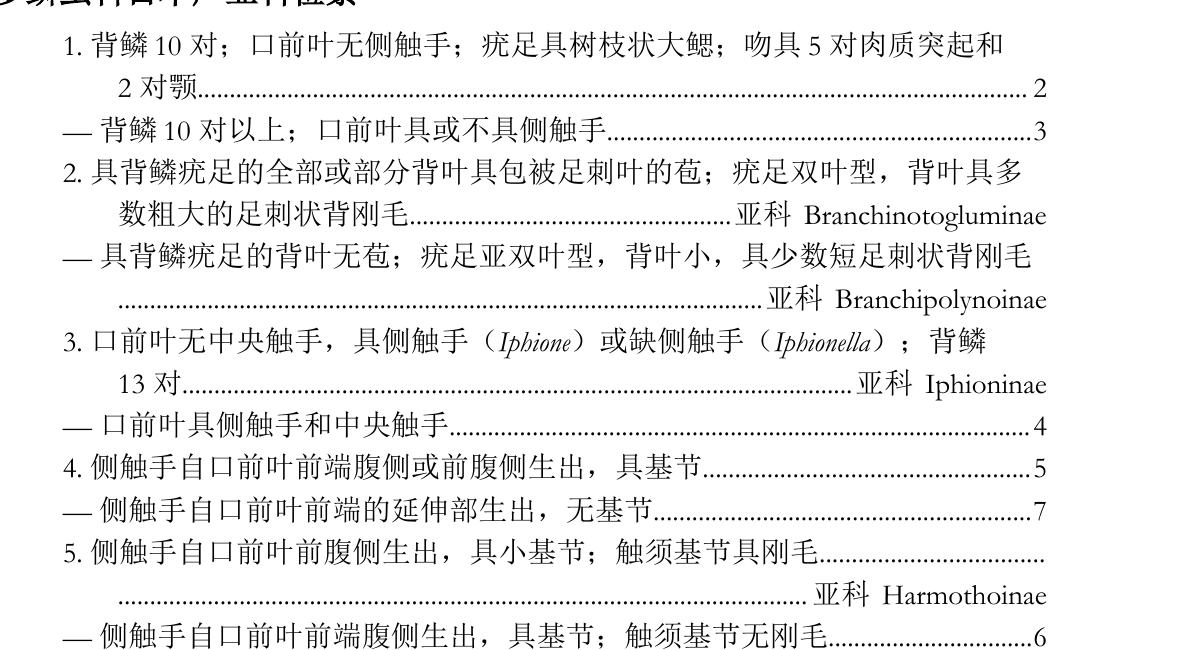
#> input picture test-keys/imajima_keys/crop-3.png, 1189 x 650 px
$ python -i scanfigures.py   (imports and definitions only)
#> lines starting #> are read from the running program, lines starting #| are printed output that depends on the picture; after the words box and inside, x2 and y2 are one past the last pixel; in counts of white or black regions, pixels touching at a corner belong together
#> further down, picture is the input picture: shape (650, 1189); min 0, max 255, mean 239.7
"""Figure-region detection on scanned (image-only) pages.

Image-only PDFs have no text layer and the page is one big picture, so placement
based extraction (pdffigures) returns whole pages.  Here the page is rendered,
binarised and split by connected components: text glyphs are small, figure
strokes form large components.  Large components seed a figure; ink within
`gap` px of a seed is merged into it (panel letters, label text); a figure box
is the union.  Boxes are returned in page pixels at the render DPI.
"""
from __future__ import annotations

from dataclasses import dataclass

import cv2
import numpy as np

DPI = 150


@dataclass
class Box:
    x0: int
    y0: int
    x1: int
    y1: int

    @property
    def w(self) -> int:
        return self.x1 - self.x0

    @property
    def h(self) -> int:
        return self.y1 - self.y0


def render_gray(page, dpi: int = DPI) -> np.ndarray:
    pix = page.get_pixmap(dpi=dpi, colorspace="gray", alpha=False)
    return np.frombuffer(pix.samples, np.uint8).reshape(pix.h, pix.w).copy()


def find_figures(gray: np.ndarray, dpi: int = DPI, big_mm: float = 7.0, gap_mm: float = 6.0,
                 min_area_mm2: float = 600.0, lenient: bool = False) -> list[Box]:
#> called with dpi = 150, big_mm = 7, gap_mm = 6, min_area_mm2 = 600, lenient = False
    px_mm = dpi / 25.4
    h, w = gray.shape
#> h = 650; w = 1189
    bw = (cv2.adaptiveThreshold(gray, 255, cv2.ADAPTIVE_THRESH_MEAN_C, cv2.THRESH_BINARY_INV, 41, 18))
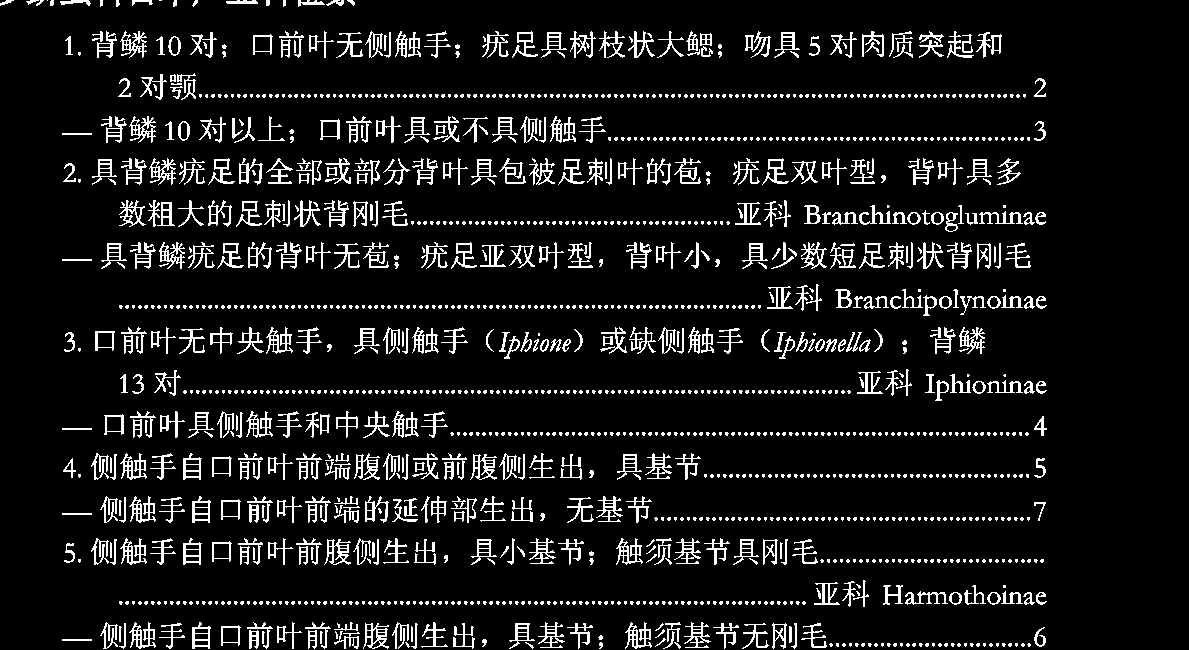
#> bw: shape (650, 1189); 9.1% white in thin lines or dots, all inside (x1, y1, x2, y2) = (0, 0, 1047, 649)
    # drop page-border dirt
    m = int(6 * px_mm)
    bw[:m, :] = 0
    bw[-m:, :] = 0
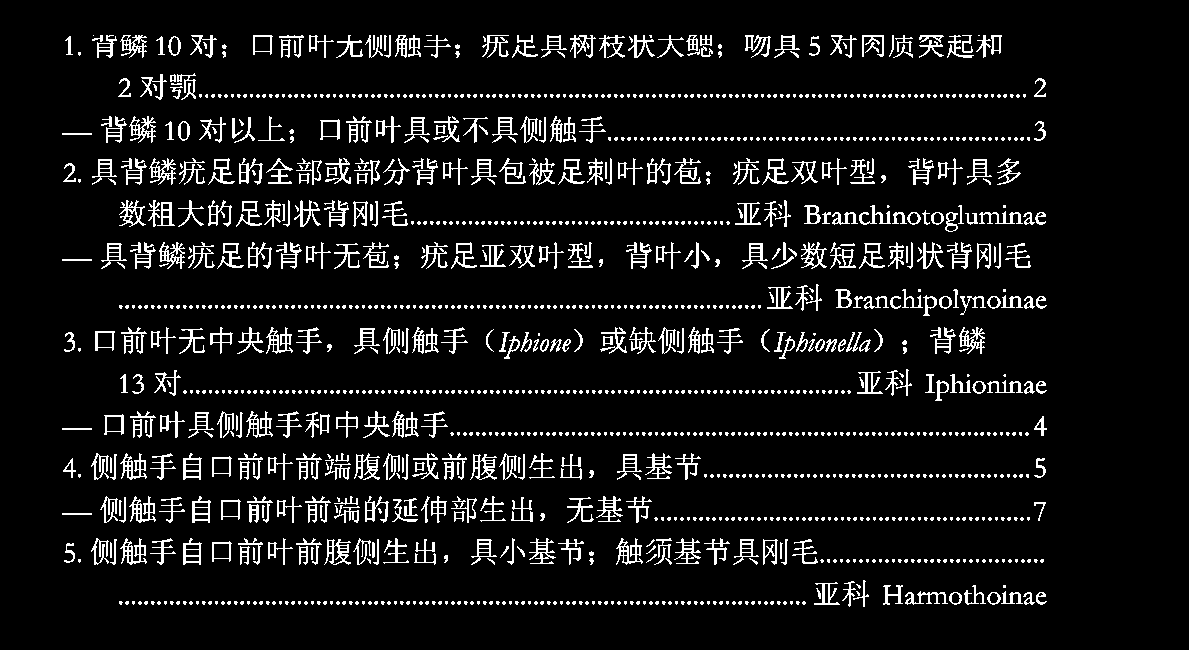
#> bw: shape (650, 1189); 8.2% white in thin lines or dots, all inside (x1, y1, x2, y2) = (62, 35, 1047, 607)
    bw[:, :m] = 0
    bw[:, -m:] = 0
    bw = cv2.morphologyEx(bw, cv2.MORPH_OPEN, np.ones((2, 2), np.uint8))
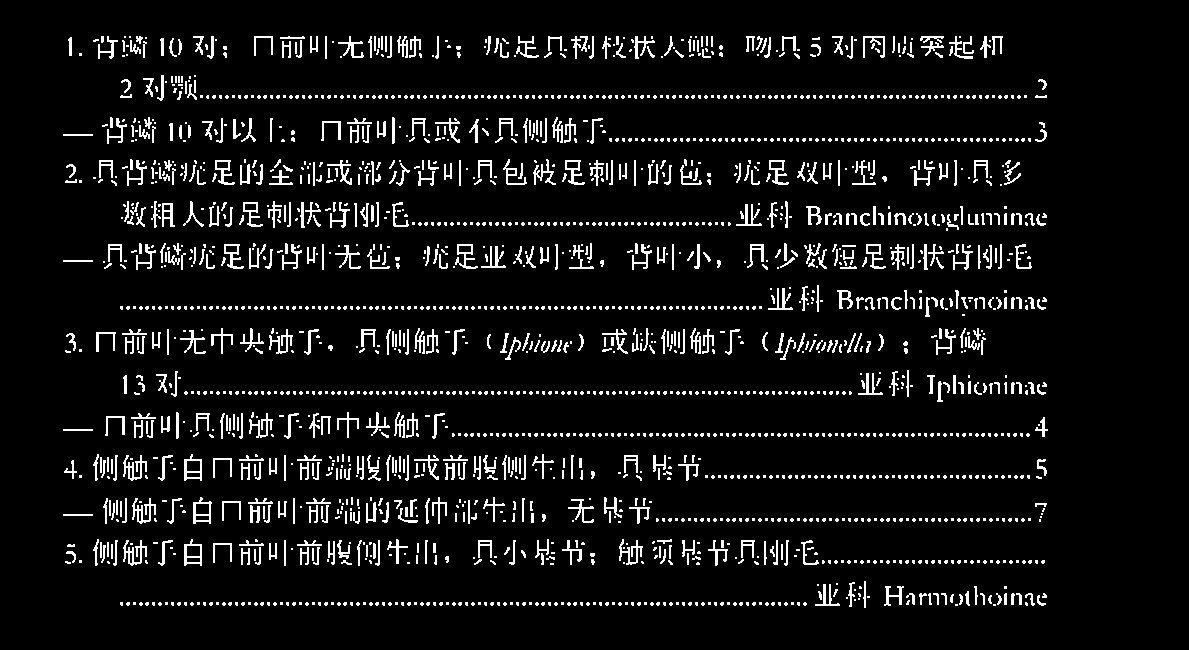
#> bw: shape (650, 1189); 7% white in thin lines or dots, all inside (x1, y1, x2, y2) = (63, 36, 1048, 608)
    n, lab, st, _ = cv2.connectedComponentsWithStats(bw, connectivity=8)
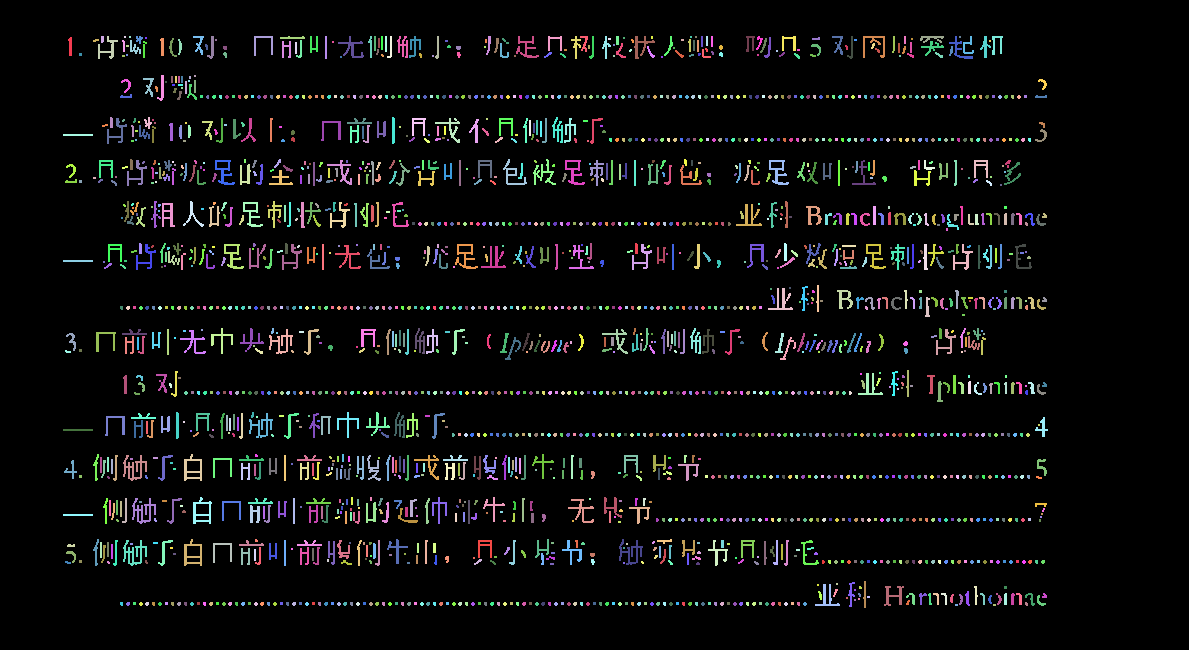
#> lab: shape (650, 1189) int32; 2049 distinct labels, from 0 to 2048; one colour per label, 0 black
#> n = 2049; st = 2049 rows, first 6: [0, 0, 1189, 650, 718502], [68, 37, 4, 19, 58], [101, 36, 3, 7, 20], [98, 36, 20, 23, 135], [124, 36, 2, 2, 4], [129, 36, 2, 2, 4]
    big = int(big_mm * px_mm)
    seed = np.zeros_like(bw)
    for i in range(1, n):
        x, y, cw, ch, area = st[i]
        if max(cw, ch) >= big and area >= 0.02 * cw * ch and not (ch < 0.12 * big and cw > 3 * big):
            seed[lab == i] = 255
#> this loop made 2048 passes
#> seed: shape (650, 1189); every value is 0
    if not seed.any():
        return []
    gap = int(gap_mm * px_mm)
    grow = cv2.dilate(seed, cv2.getStructuringElement(cv2.MORPH_ELLIPSE, (2 * gap + 1, 2 * gap + 1)))
    n2, lab2, st2, _ = cv2.connectedComponentsWithStats(grow, connectivity=8)
    boxes: list[Box] = []
    for i in range(1, n2):
        x, y, cw, ch, _a = st2[i]
        in_reg = (lab2 == i)
        sy, sx = np.where(in_reg & (seed > 0))
        if len(sx) == 0:
            continue
        x0, y0, x1, y1 = int(sx.min()), int(sy.min()), int(sx.max()) + 1, int(sy.max()) + 1
        sx0, sy0, sx1, sy1 = x0, y0, x1, y1
        # small ink near the seeds: isolated glyphs (panel letters A, B...) belong to the
        # figure; words/lines (the printed caption) do not.
        small = ((in_reg & (bw > 0)) & (seed == 0)).astype(np.uint8) * 255
        wide = cv2.dilate(small, cv2.getStructuringElement(cv2.MORPH_RECT, (int(3 * px_mm) | 1, 3)))
        n3, _l3, st3, _ = cv2.connectedComponentsWithStats(wide, connectivity=8)
        cand = [tuple(int(v) for v in st3[j][:4]) for j in range(1, n3)
                if st3[j][2] <= 12 * px_mm and st3[j][3] <= 9 * px_mm]
        near = 9 * px_mm
        for bx, by, bw_, bh_ in cand:
            # a word of a caption line has neighbours on its row; a panel letter has none
            lonely = not any(
                (ox, oy, ow, oh) != (bx, by, bw_, bh_)
                and abs((oy + oh / 2) - (by + bh_ / 2)) < max(bh_, oh)
                and (ox - (bx + bw_) < near and bx - (ox + ow) < near)
                for ox, oy, ow, oh in cand)
            # panel letters sit at the plate edge; glyphs well outside the seed box are caption text
            slack = 3 * px_mm
            inside = (bx > sx0 - slack and by > sy0 - slack and bx + bw_ < sx1 + slack and by + bh_ < sy1 + slack)
            if lonely and inside:
                x0, y0, x1, y1 = min(x0, bx), min(y0, by), max(x1, bx + bw_), max(y1, by + bh_)
        b = Box(x0, y0, x1, y1)
        if lenient or ((b.w / px_mm) * (b.h / px_mm) >= min_area_mm2 and b.w > 15 * px_mm and b.h > 15 * px_mm):
            boxes.append(b)
    # panels of one plate: merge boxes that overlap or sit side by side
    hx, hy = int(16 * px_mm), int(4 * px_mm)
    merged = True
    while merged:
        merged = False
        for i in range(len(boxes)):
            for j in range(i + 1, len(boxes)):
                a, c = boxes[i], boxes[j]
                if a.x0 - hx < c.x1 and c.x0 - hx < a.x1 and a.y0 - hy < c.y1 and c.y0 - hy < a.y1:
                    boxes[i] = Box(min(a.x0, c.x0), min(a.y0, c.y0), max(a.x1, c.x1), max(a.y1, c.y1))
                    del boxes[j]
                    merged = True
                    break
            if merged:
                break
    boxes.sort(key=lambda b: (b.y0, b.x0))
    return boxes


# [68 lines left out: functions _label_of, scan_pdf, not called in this run]

>>> import cv2
>>> picture = cv2.imread('../test-keys/imajima_keys/crop-3.png', cv2.IMREAD_GRAYSCALE)
>>> result = find_figures(picture)
#> result = []

$ run again, on test-keys/imajima_keys/pg-2001-3.png
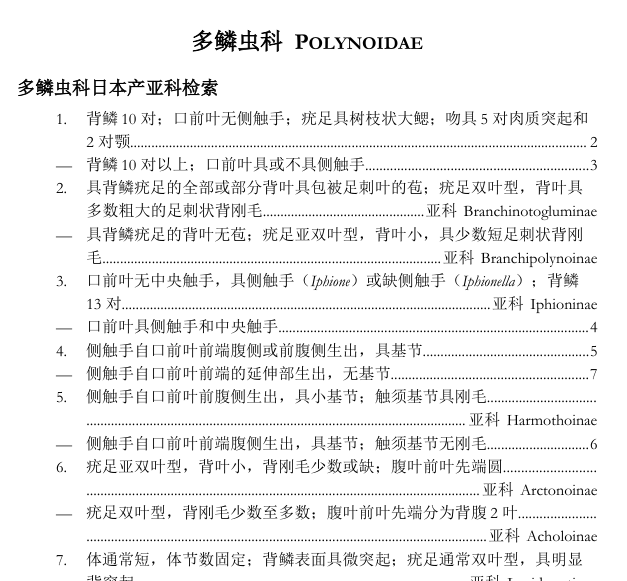
#> input picture test-keys/imajima_keys/pg-2001-3.png, 627 x 581 px
#> picture is the input picture: shape (581, 627); min 0, max 255, mean 240.5
#> in find_figures, `bw = (cv2.adaptiveThreshold(gray, 255, cv2.ADAPTIVE_THRESH_MEAN_C, cv2..`:
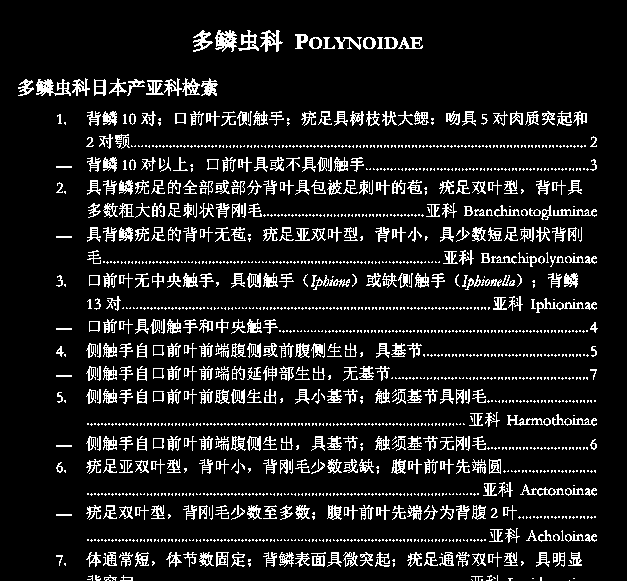
#> bw: shape (581, 627); 10.9% white in thin lines or dots, all inside (x1, y1, x2, y2) = (18, 30, 598, 581)
#> in find_figures, `n, lab, st, _ = cv2.connectedComponentsWithStats(bw, connectivity=8)`:
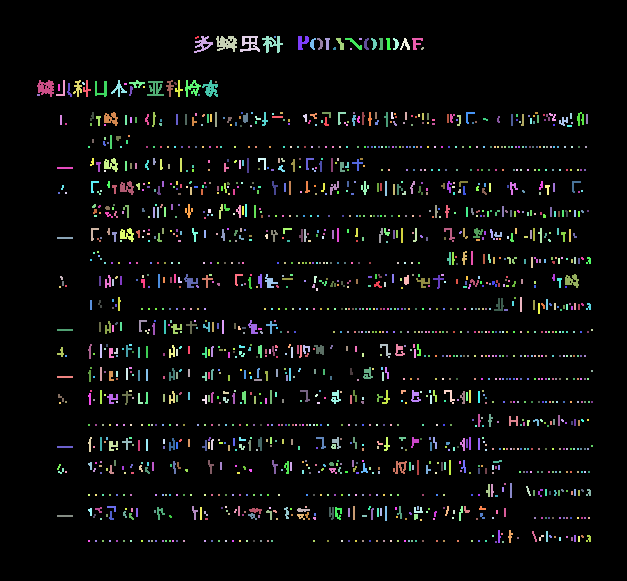
#> lab: shape (581, 627) int32; 1741 distinct labels, from 0 to 1740; one colour per label, 0 black
#> n = 1741; st = 1741 rows, first 6: [0, 0, 627, 581, 343031], [195, 36, 4, 3, 8], [194, 36, 19, 17, 135], [216, 36, 21, 16, 214], [240, 36, 20, 16, 164], [262, 36, 21, 17, 168]
#> the loop in find_figures, `for i in range(1, n):` made 1740 passes
#> result = []

$ run again, on test-keys/imajima_keys/pg-2001-4.png
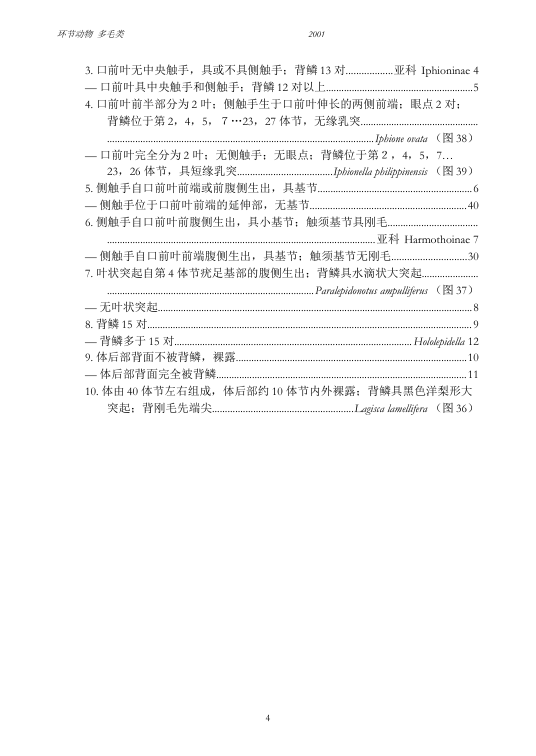
#> input picture test-keys/imajima_keys/pg-2001-4.png, 536 x 756 px
#> picture is the input picture: shape (756, 536); min 1, max 255, mean 249
#> in find_figures, `bw = (cv2.adaptiveThreshold(gray, 255, cv2.ADAPTIVE_THRESH_MEAN_C, cv2..`:
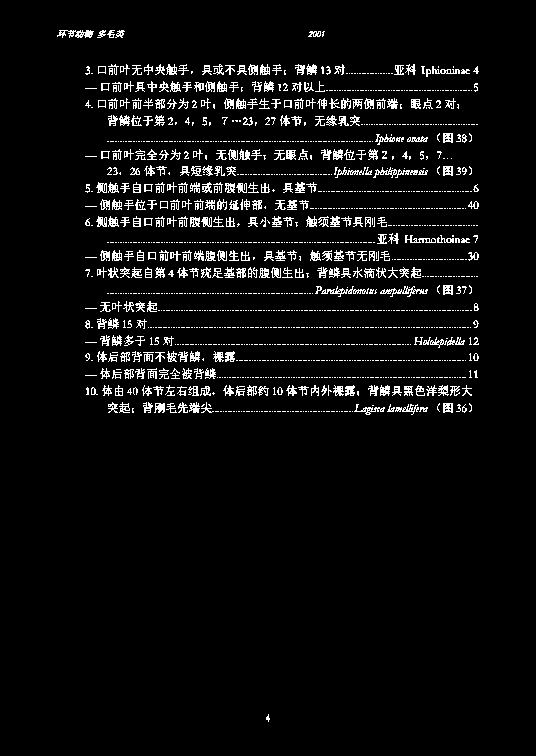
#> bw: shape (756, 536); 5.2% white in thin lines or dots, all inside (x1, y1, x2, y2) = (57, 30, 479, 722)
#> in find_figures, `n, lab, st, _ = cv2.connectedComponentsWithStats(bw, connectivity=8)`:
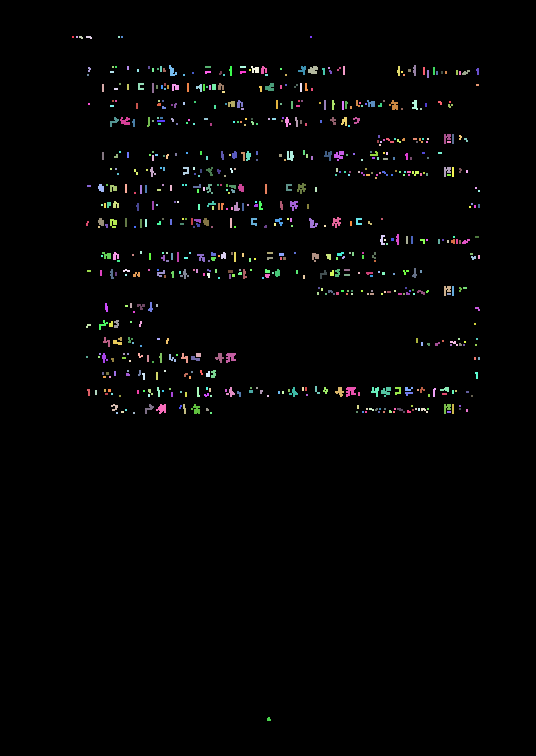
#> lab: shape (756, 536) int32; 700 distinct labels, from 0 to 699; one colour per label, 0 black
#> n = 700; st = 700 rows, first 6: [0, 0, 536, 756, 396528], [72, 36, 2, 2, 4], [76, 36, 2, 2, 4], [79, 36, 4, 3, 9], [86, 36, 6, 3, 13], [118, 36, 2, 2, 4]
#> the loop in find_figures, `for i in range(1, n):` made 699 passes
#> (x, y, cw, ch, area) on passes 8, 9, 17: (169, 65, 8, 11, 47), (413, 65, 3, 11, 27), (229, 66, 3, 10, 22)
#> result = []

$ run again, on test-keys/imajima_keys/pg-2007-3.png
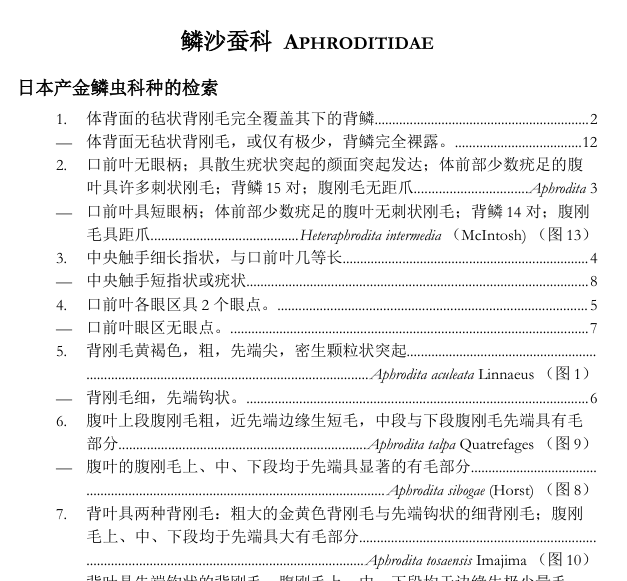
#> input picture test-keys/imajima_keys/pg-2007-3.png, 627 x 581 px
#> picture is the input picture: shape (581, 627); min 0, max 255, mean 240.5
#> in find_figures, `bw = (cv2.adaptiveThreshold(gray, 255, cv2.ADAPTIVE_THRESH_MEAN_C, cv2..`:
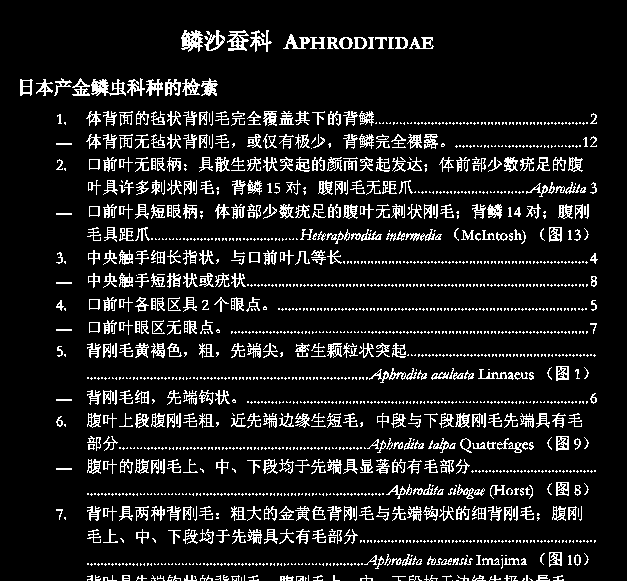
#> bw: shape (581, 627); 10.6% white in thin lines or dots, all inside (x1, y1, x2, y2) = (20, 30, 598, 581)
#> in find_figures, `n, lab, st, _ = cv2.connectedComponentsWithStats(bw, connectivity=8)`:
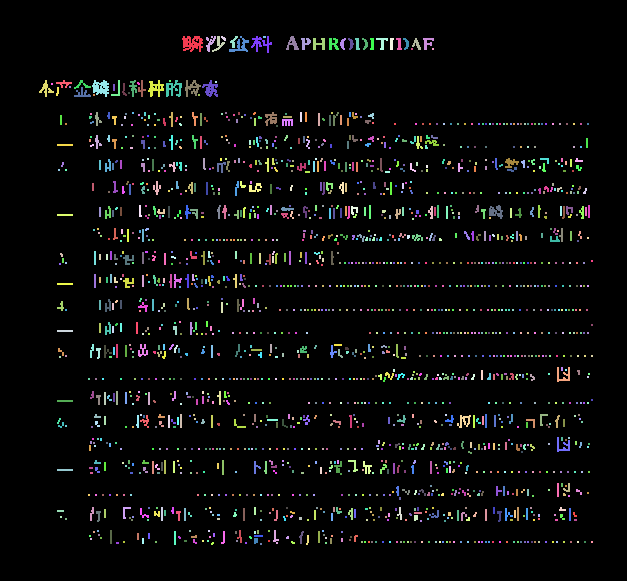
#> lab: shape (581, 627) int32; 1918 distinct labels, from 0 to 1917; one colour per label, 0 black
#> n = 1918; st = 1918 rows, first 6: [0, 0, 627, 581, 343671], [182, 36, 21, 16, 225], [206, 36, 10, 16, 70], [212, 36, 13, 16, 65], [221, 36, 5, 5, 15], [230, 36, 8, 12, 40]
#> the loop in find_figures, `for i in range(1, n):` made 1917 passes
#> result = []
